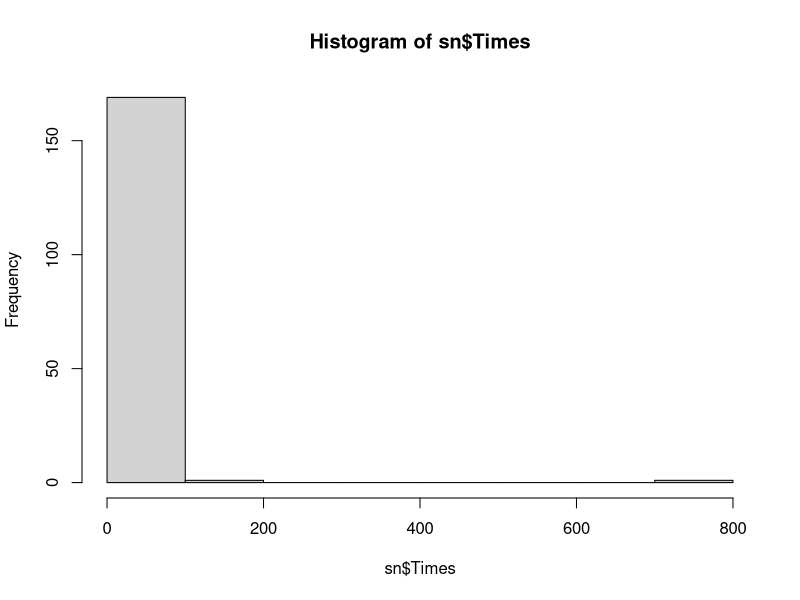
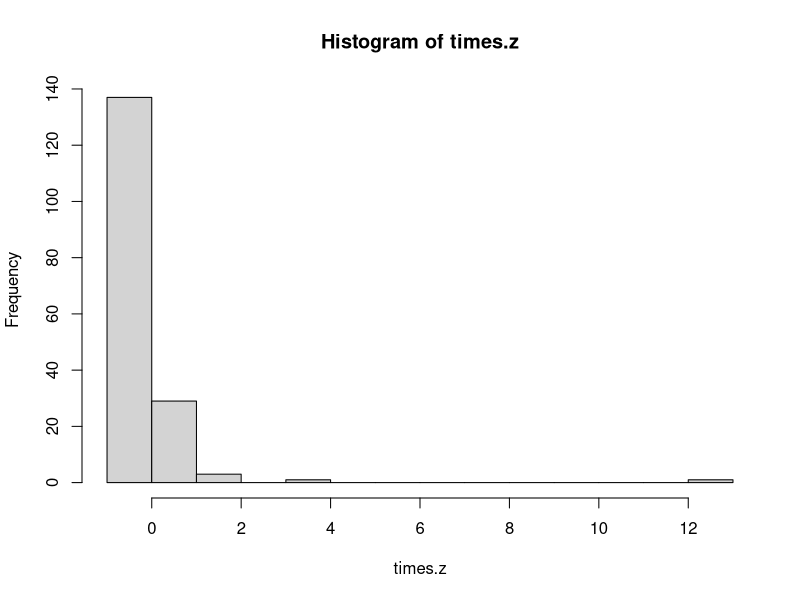
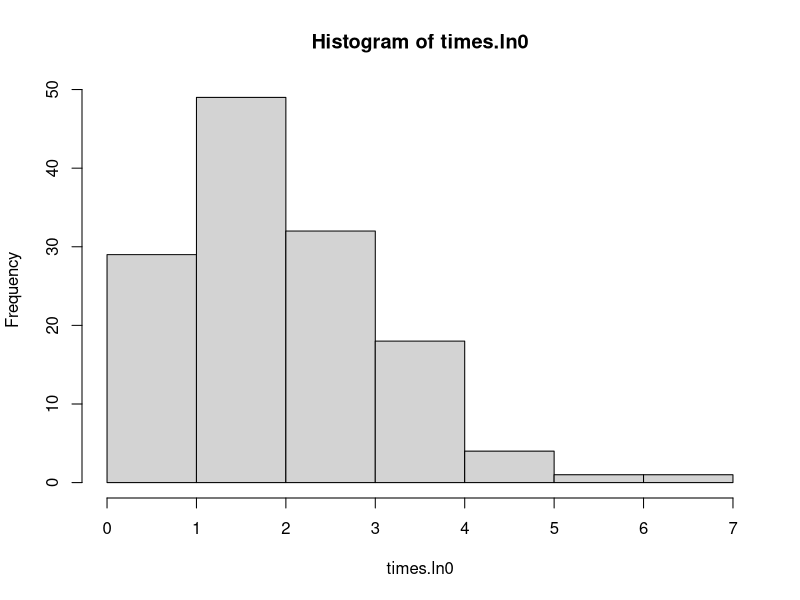
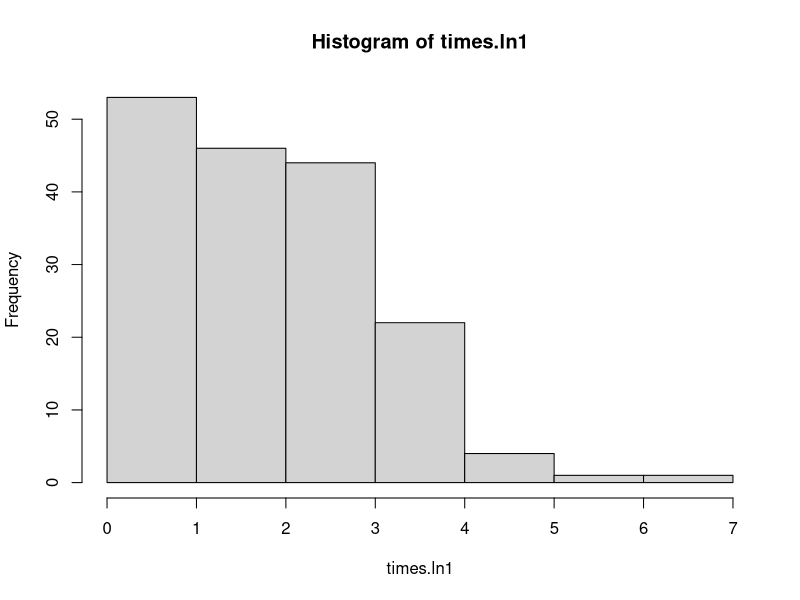
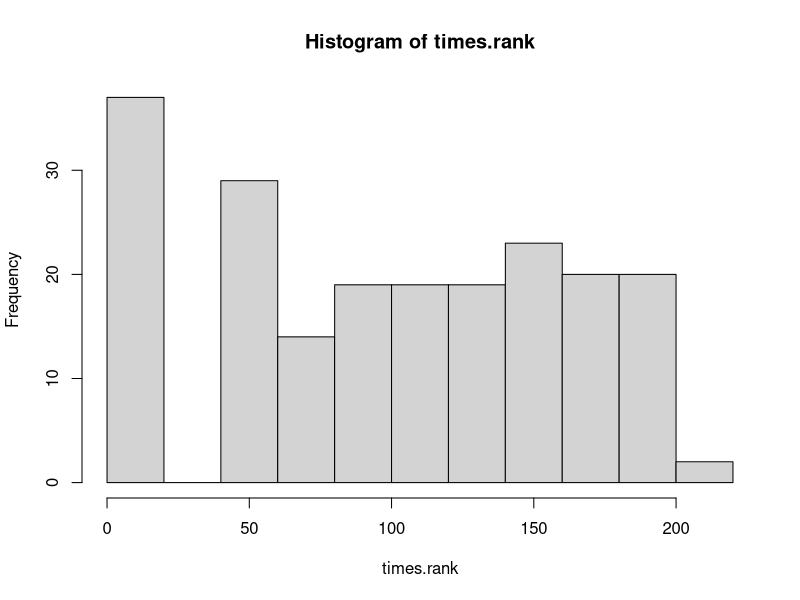
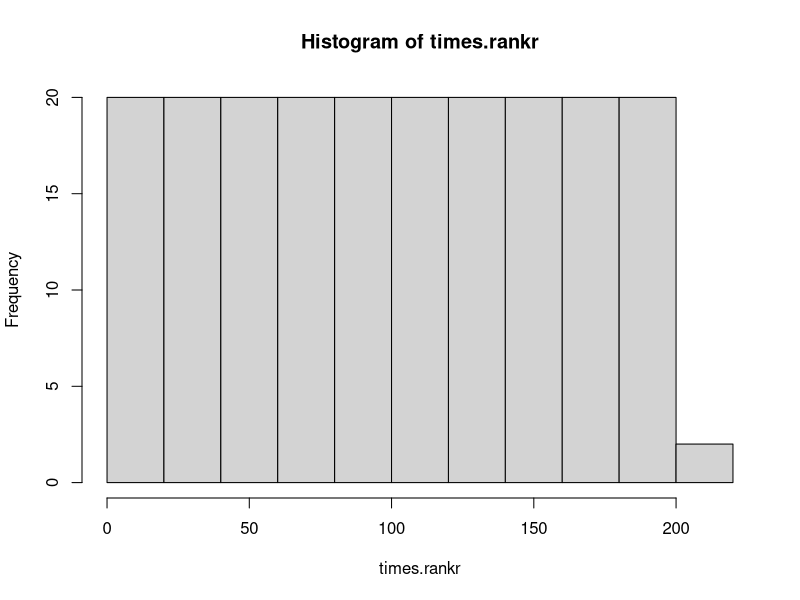

Generate these figures, in order, with R:
# Up and Running with R
# Ex04_01
# Recoding variables

# Create data frame "sn" from CSV file w/headers
sn <- read.csv("social_network.csv", header = T)

# Install and load "psych" package for descriptives
install.packages("psych")
library("psych")

# Original variable Times
hist(sn$Times)
describe(sn$Times)

# z-scores
# Use built-in function "scale"
times.z <- scale(sn$Times)
hist(times.z)
describe(times.z)

# log
times.ln0 <- log(sn$Times)
hist(times.ln0)
describe(times.ln0)
# Add one to avoid undefined logs for 0 times
times.ln1 <- log(sn$Times + 1)
hist(times.ln1)
describe(times.ln1)

# Ranking
times.rank <- rank(sn$Times)
hist(times.rank)
describe(times.rank)
# ties.method = c("average", "first", "random", "max", "min")
times.rankr <- rank(sn$Times, ties.method = "random")
hist(times.rankr)
describe(times.rankr)

# Dichotomizing
# Use wisely and purposefully!
time.gt1 <- ifelse(sn$Times > 1, 1, 0)
time.gt1